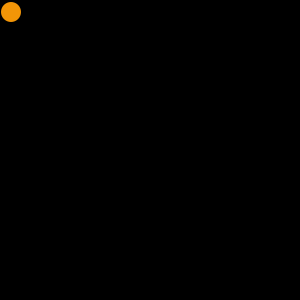
Frame 1 (no input)
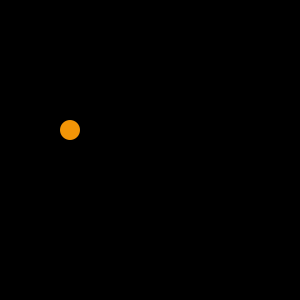
Frame 60 (the mouse pressed at the canvas centre just before this capture)
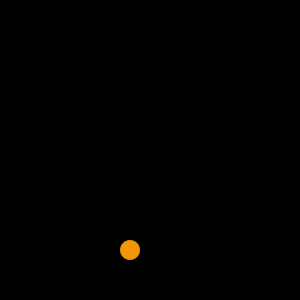
Frame 120 (the mouse held since frame 60 and released just before this capture)

The Processing sketch that drew these frames (run headless with seeded random() and noise(); from frame 60 on, the mouse is pressed at the canvas centre):

// Processing sketch: processing_82207
// ── processing_82207.pde

//Brian C, Bouncing Ball, CP1 Mods 16/17

ball bob;
void setup()
{
  bob = new ball();
  size(300,300);
  frameRate(75);
}
void draw()
{
  background(0);
  bob.move();
  bob.bounce();
  bob.show();
}
class ball
{
  float x, y;
  boolean up, right;
  ball()
  {
    x = 10;
    y = 10;
    up = false;
    right = true;
  }
  void move()
  {
    if (right == true)
    {
      x++;
    }
    else
    {
      x--;
    }
    if (up == true)
    {
      y--;
    }
    else
    {
      y = y + 2;
    }
  }
  void bounce()
  {
    if (x <=10)
    {
      right = true;
      background(226,71,234);
    }
    if (x >= 290)
    {
      right = false;
      background(70,36,211);
    }
    if (y >= 290)
    {
      up = true;
      background(80,184,247);
    }
    if (y <= 10)
    {
      up = false;
      background(49,134,78);
    }
  }
  void show()
  {
    noStroke();
    fill(242,149,7);
    ellipse(x,y,20,20);
  }
}
